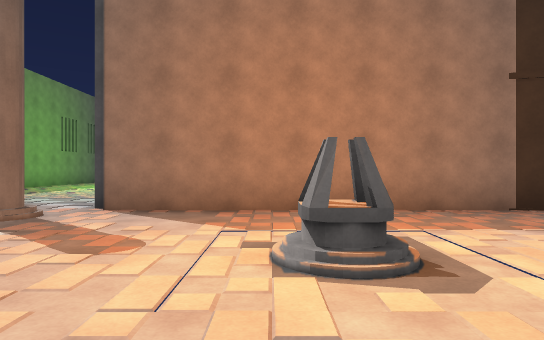
[1] (above)

16 first-person views from a walk through a scene from a Unity 3-D project. The camera is 1.2 m above the floor, looks level and sees 75° across. The floor is counted in squares, 2 m on a side. Each view is taken from the middle of a square. On the plan, view 1 faces up. The plan holds only what a view shows up to about 10 squares ahead; the rest is blank. The place goes on beyond the plan. The player character is not drawn.

[2]
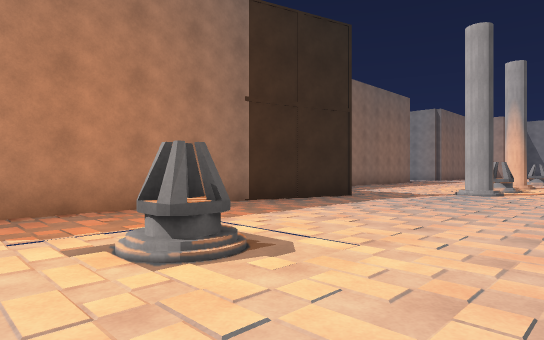

[3]
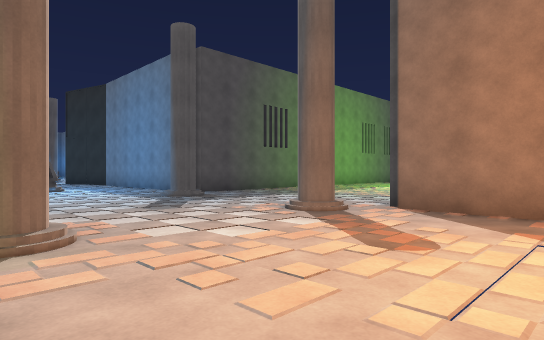

[4]
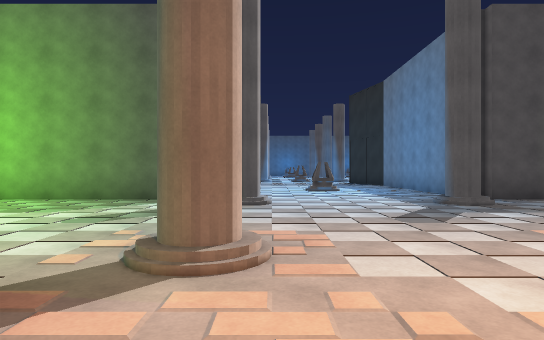

[5]
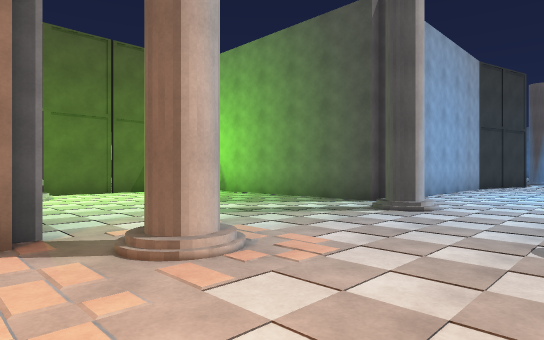

[6]
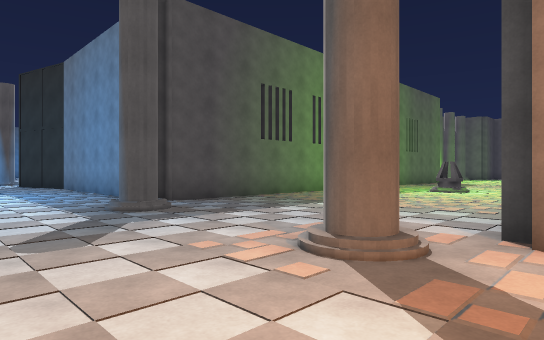

[7]
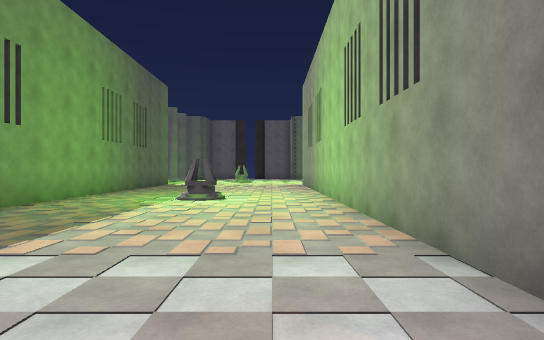

[8]
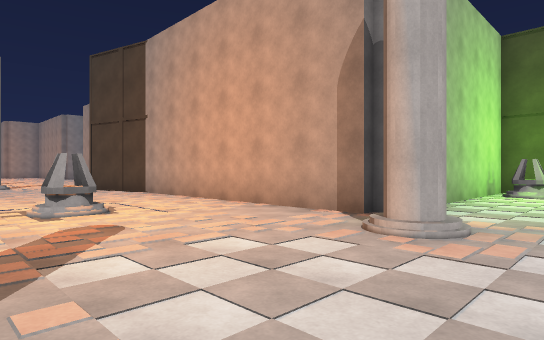

[9]
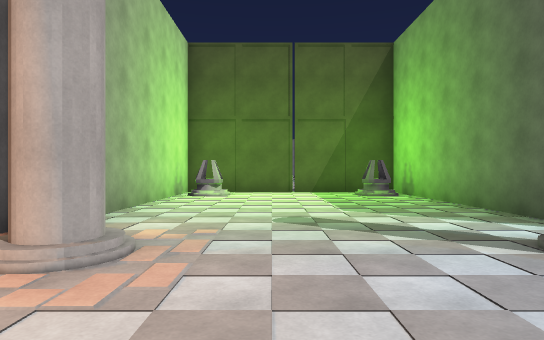

[10]
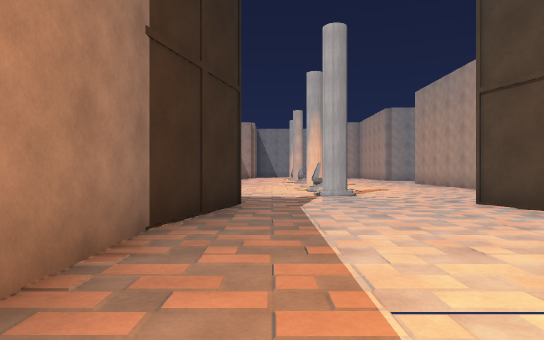

[11]
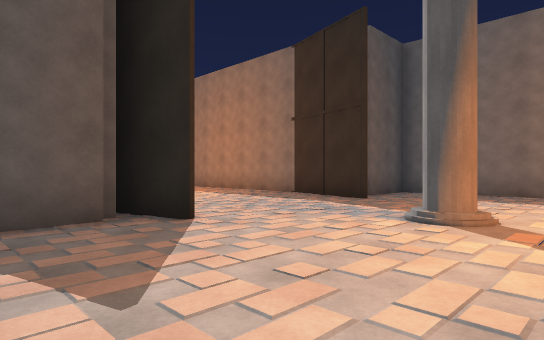

[12]
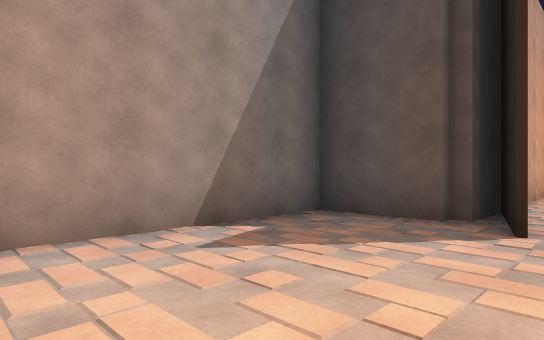

[13]
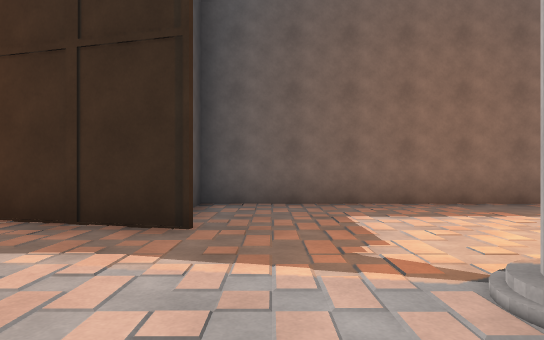

[14]
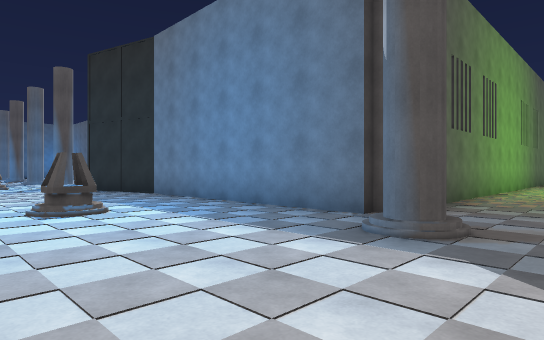

[15]
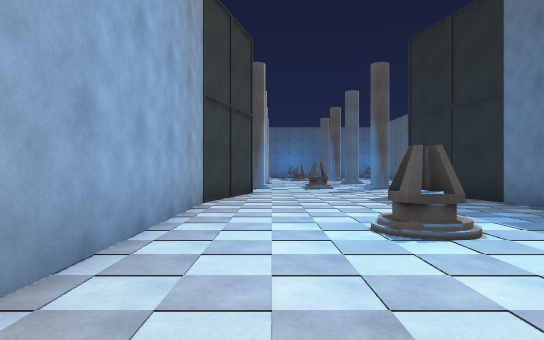

[16]
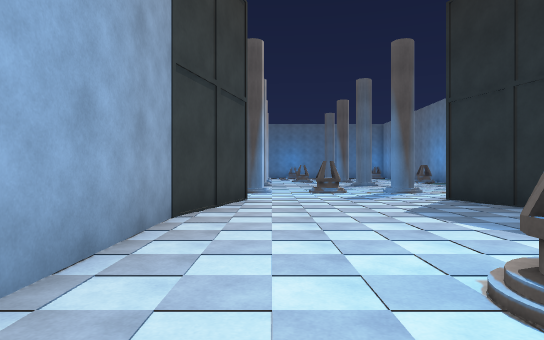

### Floor plan
Key: @ floor where view 1 was taken; # wall or solid block; . floor; = window, fence, low wall or low ledge.
Columns run from 20 left of view 1 to 10 right of it. Each row starts with its distance up from view 1.
 15            #.. ...#
 14            #......#
 13            #..==..#
 12            #..==..#
 11            #......#
 10            #......#
  9            #......#
  8            #......#      ######
  7            #......#      #.....
  6       ######......########.....
  5  ..####..................##....
  4 .............#...#.............
  3 ==......==..........==........=
  2 ==......==..........==........=
  1 ...............................
  0  # ###.......#...#..@....##....
 -1      #######......########.....
 -2            #......#      #.....
 -3            #......#      ######
 -4            #......#
 -5            ##=..=##
 -6             ##..##
 -7             ######

Where each view was taken, in squares from view 1:
view 1: 0 up, 0 right, facing up
view 2: 0 up, 1 left, facing up-right
view 3: 0 up, 0 right, facing up-left
view 4: 1 up, 1 left, facing left
view 5: 3 up, 2 left, facing down-left
view 6: 2 up, 2 left, facing up-left
view 7: 5 up, 4 left, facing up
view 8: 4 up, 5 left, facing down-right
view 9: 3 up, 5 left, facing down
view 10: 4 up, 0 right, facing right
view 11: 2 down, 10 right, facing up-left
view 12: 1 up, 10 right, facing down-left
view 13: 1 up, 7 right, facing up
view 14: 1 up, 6 left, facing up-left
view 15: 1 up, 8 left, facing left
view 16: 1 up, 10 left, facing left
